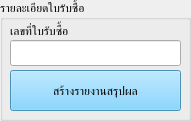
     <widget class="QGroupBox" name="groupBox_10">
      <property name="geometry">
       <rect>
        <x>10</x>
        <y>0</y>
        <width>191</width>
        <height>121</height>
       </rect>
      </property>
      <property name="title">
       <string>รายละเอียดใบรับซื้อ</string>
      </property>
      <widget class="QLabel" name="label_5">
       <property name="geometry">
        <rect>
         <x>10</x>
         <y>20</y>
         <width>81</width>
         <height>21</height>
        </rect>
       </property>
       <property name="text">
        <string>เลขที่ใบรับซื้อ</string>
       </property>
      </widget>
      <widget class="QPushButton" name="btn_CreateResulte">
       <property name="geometry">
        <rect>
         <x>10</x>
         <y>70</y>
         <width>171</width>
         <height>41</height>
        </rect>
       </property>
       <property name="styleSheet">
        <string notr="true">font: 18pt &quot;.AppleSystemUIFont&quot;;
background-color: rgb(102, 204, 255);
color: rgb(0, 0, 0);</string>
       </property>
       <property name="text">
        <string>สร้างรายงานสรุปผล</string>
       </property>
      </widget>
      <widget class="QLineEdit" name="txt_OrderID_Search">
       <property name="geometry">
        <rect>
         <x>10</x>
         <y>40</y>
         <width>171</width>
         <height>26</height>
        </rect>
       </property>
      </widget>
     </widget>
